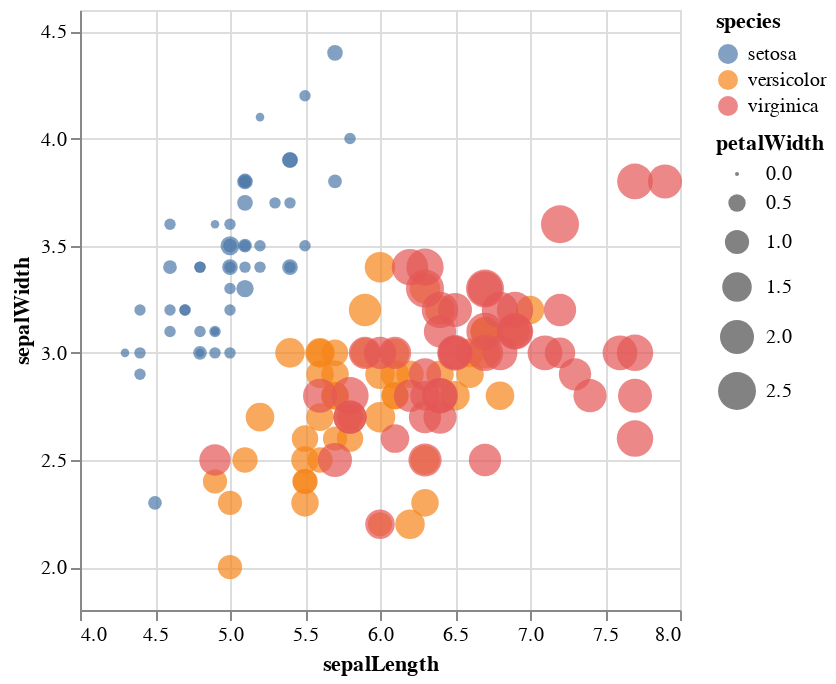

The code cell stored with this chart in its notebook:
### Markdown cell above
The cell below is a code cell generating a Multifeature Scatter Plot using Altair, a declarative statistical visualization library for Python. Learn more about Altair [here](https://altair-viz.github.io/). The dataset used in this example is the Iris dataset, a classic dataset in the field of machine learning and statistics. The Iris dataset contains samples of iris flowers, each with four features (sepal length, sepal width, petal length, and petal width) and a target label (species of iris).

### Code cell
import altair as alt
from vega_datasets import data

source = data.iris()

alt.Chart(source).mark_circle().encode(
    alt.X('sepalLength').scale(zero=False),
    alt.Y('sepalWidth').scale(zero=False, padding=1),
    color='species',
    size='petalWidth'
)

### Figure 1 — Vega-Lite specification as saved in the notebook (floating-point values rounded to 4 significant figures; data arrays with more than 128 entries replaced by an {"elided": "..."} marker saying what was removed)
{"config": {"view": {"continuousWidth": 300, "continuousHeight": 300}}, "data": {"name": "data-fca4a91edf579a616212ebff2e4ce4dd"}, "mark": {"type": "circle"}, "encoding": {"color": {"field": "species", "type": "nominal"}, "size": {"field": "petalWidth", "type": "quantitative"}, "x": {"field": "sepalLength", "scale": {"zero": false}, "type": "quantitative"}, "y": {"field": "sepalWidth", "scale": {"zero": false, "padding": 1}, "type": "quantitative"}}, "$schema": "https://vega.github.io/schema/vega-lite/v5.20.1.json", "datasets": {"data-fca4a91edf579a616212ebff2e4ce4dd": {"elided": "150 records"}}}
